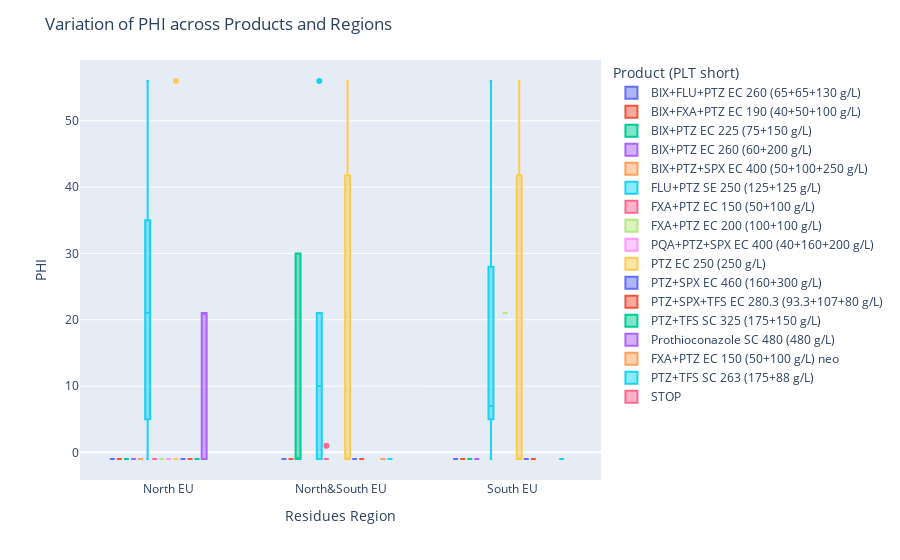

Here is the notebook cell this chart was saved with:
### Code cell
# Create a box plot to visualize the variation of PHI across different products and regions
fig = px.box(critical_values_symp, x='Residues region', y='PHI', color='Product\n(PLT short)')
fig.update_layout(title='Variation of PHI across Products and Regions', xaxis_title='Residues Region', yaxis_title='PHI')
fig.show()

### Figure 1 — Plotly figure (JSON) as saved in the notebook; plotly's stock layout.template omitted (floating-point values rounded to 4 significant figures)
{"data": [{"alignmentgroup": "True", "hovertemplate": "Product\n(PLT short)=BIX+FLU+PTZ EC 260 (65+65+130 g/L)<br>Residues region=%{x}<br>PHI=%{y}<extra></extra>", "legendgroup": "BIX+FLU+PTZ EC 260 (65+65+130 g/L)", "marker": {"color": "#636efa"}, "name": "BIX+FLU+PTZ EC 260 (65+65+130 g/L)", "notched": false, "offsetgroup": "BIX+FLU+PTZ EC 260 (65+65+130 g/L)", "orientation": "v", "showlegend": true, "type": "box", "x": ["North EU", "North EU", "North EU", "North EU", "North EU", "North EU", "North&South EU", "North&South EU", "North&South EU", "North&South EU", "North&South EU", "North&South EU", "South EU", "South EU", "South EU", "South EU", "South EU", "South EU"], "x0": " ", "xaxis": "x", "y": [-1, -1, -1, -1, -1, -1, -1, -1, -1, -1, -1, -1, -1, -1, -1, -1, -1, -1], "y0": " ", "yaxis": "y"}, {"alignmentgroup": "True", "hovertemplate": "Product\n(PLT short)=BIX+FXA+PTZ EC 190 (40+50+100 g/L)<br>Residues region=%{x}<br>PHI=%{y}<extra></extra>", "legendgroup": "BIX+FXA+PTZ EC 190 (40+50+100 g/L)", "marker": {"color": "#EF553B"}, "name": "BIX+FXA+PTZ EC 190 (40+50+100 g/L)", "notched": false, "offsetgroup": "BIX+FXA+PTZ EC 190 (40+50+100 g/L)", "orientation": "v", "showlegend": true, "type": "box", "x": ["North EU", "North EU", "North EU", "North EU", "North EU", "North EU", "North EU", "North&South EU", "North&South EU", "North&South EU", "North&South EU", "North&South EU", "North&South EU", "South EU", "South EU", "South EU", "South EU", "South EU", "South EU"], "x0": " ", "xaxis": "x", "y": [-1, -1, -1, -1, -1, -1, -1, -1, -1, -1, -1, -1, -1, -1, -1, -1, -1, -1, -1], "y0": " ", "yaxis": "y"}, {"alignmentgroup": "True", "hovertemplate": "Product\n(PLT short)=BIX+PTZ EC 225 (75+150 g/L)<br>Residues region=%{x}<br>PHI=%{y}<extra></extra>", "legendgroup": "BIX+PTZ EC 225 (75+150 g/L)", "marker": {"color": "#00cc96"}, "name": "BIX+PTZ EC 225 (75+150 g/L)", "notched": false, "offsetgroup": "BIX+PTZ EC 225 (75+150 g/L)", "orientation": "v", "showlegend": true, "type": "box", "x": ["North EU", "North EU", "North EU", "North EU", "North EU", "North EU", "North EU", "North EU", "North EU", "North EU", "North EU", "North&South EU", "North&South EU", "North&South EU", "North&South EU", "North&South EU", "North&South EU", "North&South EU", "North&South EU", "South EU", "South EU", "South EU", "South EU", "South EU"], "x0": " ", "xaxis": "x", "y": [-1, -1, -1, -1, -1, -1, -1, -1, -1, -1, -1, -1, 30, -1, 30, -1, -1, 30, -1, -1, -1, -1, -1, -1], "y0": " ", "yaxis": "y"}, {"alignmentgroup": "True", "hovertemplate": "Product\n(PLT short)=BIX+PTZ EC 260 (60+200 g/L)<br>Residues region=%{x}<br>PHI=%{y}<extra></extra>", "legendgroup": "BIX+PTZ EC 260 (60+200 g/L)", "marker": {"color": "#ab63fa"}, "name": "BIX+PTZ EC 260 (60+200 g/L)", "notched": false, "offsetgroup": "BIX+PTZ EC 260 (60+200 g/L)", "orientation": "v", "showlegend": true, "type": "box", "x": ["North EU", "North EU", "North EU", "North EU", "North EU", "North EU", "South EU", "South EU", "South EU", "South EU", "South EU"], "x0": " ", "xaxis": "x", "y": [-1, -1, -1, -1, -1, -1, -1, -1, -1, -1, -1], "y0": " ", "yaxis": "y"}, {"alignmentgroup": "True", "hovertemplate": "Product\n(PLT short)=BIX+PTZ+SPX EC 400 (50+100+250 g/L)<br>Residues region=%{x}<br>PHI=%{y}<extra></extra>", "legendgroup": "BIX+PTZ+SPX EC 400 (50+100+250 g/L)", "marker": {"color": "#FFA15A"}, "name": "BIX+PTZ+SPX EC 400 (50+100+250 g/L)", "notched": false, "offsetgroup": "BIX+PTZ+SPX EC 400 (50+100+250 g/L)", "orientation": "v", "showlegend": true, "type": "box", "x": ["North EU", "North EU", "North EU", "North EU", "North EU", "North EU", "North EU"], "x0": " ", "xaxis": "x", "y": [-1, -1, -1, -1, -1, -1, -1], "y0": " ", "yaxis": "y"}, {"alignmentgroup": "True", "hovertemplate": "Product\n(PLT short)=FLU+PTZ SE 250 (125+125 g/L)<br>Residues region=%{x}<br>PHI=%{y}<extra></extra>", "legendgroup": "FLU+PTZ SE 250 (125+125 g/L)", "marker": {"color": "#19d3f3"}, "name": "FLU+PTZ SE 250 (125+125 g/L)", "notched": false, "offsetgroup": "FLU+PTZ SE 250 (125+125 g/L)", "orientation": "v", "showlegend": true, "type": "box", "x": ["North EU", "North EU", "North EU", "North EU", "North EU", "North EU", "North EU", "North EU", "North EU", "North EU", "North EU", "North EU", "North EU", "North EU", "North EU", "North EU", "North EU", "North EU", "North EU", "North EU", "North EU", "North EU", "North EU", "North EU", "North EU", "North EU", "North EU", "North EU", "North EU", "North&South EU", "North&South EU", "North&South EU", "North&South EU", "North&South EU", "North&South EU", "South EU", "South EU", "South EU", "South EU", "South EU", "South EU", "South EU", "South EU", "South EU"], "x0": " ", "xaxis": "x", "y": [35, 35, -1, -1, -1, 14, 28, 7, -1, 56, 35, 7, 35, 56, 21, 21, 56, 28, -1, 35, 7, -1, 56, -1, 28, 21, 35, 21, 35, 21, -1, -1, 21, 56, -1, -1, 7, 7, 21, 56, 7, 28, -1, 28], "y0": " ", "yaxis": "y"}, {"alignmentgroup": "True", "hovertemplate": "Product\n(PLT short)=FXA+PTZ EC 150 (50+100 g/L)<br>Residues region=%{x}<br>PHI=%{y}<extra></extra>", "legendgroup": "FXA+PTZ EC 150 (50+100 g/L)", "marker": {"color": "#FF6692"}, "name": "FXA+PTZ EC 150 (50+100 g/L)", "notched": false, "offsetgroup": "FXA+PTZ EC 150 (50+100 g/L)", "orientation": "v", "showlegend": true, "type": "box", "x": ["North EU", "North EU", "North EU", "North EU", "North EU", "North EU", "North EU", "North&South EU", "North&South EU", "North&South EU", "North&South EU", "North&South EU", "North&South EU", "North&South EU"], "x0": " ", "xaxis": "x", "y": [-1, -1, -1, -1, -1, -1, -1, -1, -1, -1, 1, -1, -1, -1], "y0": " ", "yaxis": "y"}, {"alignmentgroup": "True", "hovertemplate": "Product\n(PLT short)=FXA+PTZ EC 200 (100+100 g/L)<br>Residues region=%{x}<br>PHI=%{y}<extra></extra>", "legendgroup": "FXA+PTZ EC 200 (100+100 g/L)", "marker": {"color": "#B6E880"}, "name": "FXA+PTZ EC 200 (100+100 g/L)", "notched": false, "offsetgroup": "FXA+PTZ EC 200 (100+100 g/L)", "orientation": "v", "showlegend": true, "type": "box", "x": ["North EU", "North EU", "North EU", "North EU", "North EU", "North EU", "North EU", "North EU", "North EU", "South EU"], "x0": " ", "xaxis": "x", "y": [-1, -1, -1, -1, -1, -1, -1, -1, -1, 21], "y0": " ", "yaxis": "y"}, {"alignmentgroup": "True", "hovertemplate": "Product\n(PLT short)=PQA+PTZ+SPX EC 400 (40+160+200 g/L)<br>Residues region=%{x}<br>PHI=%{y}<extra></extra>", "legendgroup": "PQA+PTZ+SPX EC 400 (40+160+200 g/L)", "marker": {"color": "#FF97FF"}, "name": "PQA+PTZ+SPX EC 400 (40+160+200 g/L)", "notched": false, "offsetgroup": "PQA+PTZ+SPX EC 400 (40+160+200 g/L)", "orientation": "v", "showlegend": true, "type": "box", "x": ["North EU", "North EU", "North EU", "North EU", "North EU", "North EU", "North EU"], "x0": " ", "xaxis": "x", "y": [-1, -1, -1, -1, -1, -1, -1], "y0": " ", "yaxis": "y"}, {"alignmentgroup": "True", "hovertemplate": "Product\n(PLT short)=PTZ EC 250 (250 g/L)<br>Residues region=%{x}<br>PHI=%{y}<extra></extra>", "legendgroup": "PTZ EC 250 (250 g/L)", "marker": {"color": "#FECB52"}, "name": "PTZ EC 250 (250 g/L)", "notched": false, "offsetgroup": "PTZ EC 250 (250 g/L)", "orientation": "v", "showlegend": true, "type": "box", "x": ["North EU", "North EU", "North EU", "North EU", "North EU", "North EU", "North EU", "North EU", "North&South EU", "North&South EU", "North&South EU", "North&South EU", "North&South EU", "North&South EU", "North&South EU", "South EU", "South EU", "South EU", "South EU", "South EU", "South EU", "South EU"], "x0": " ", "xaxis": "x", "y": [-1, -1, 56, -1, -1, -1, -1, -1, -1, 56, -1, 56, -1, -1, -1, -1, 56, -1, 56, -1, -1, -1], "y0": " ", "yaxis": "y"}, {"alignmentgroup": "True", "hovertemplate": "Product\n(PLT short)=PTZ+SPX EC 460 (160+300 g/L)<br>Residues region=%{x}<br>PHI=%{y}<extra></extra>", "legendgroup": "PTZ+SPX EC 460 (160+300 g/L)", "marker": {"color": "#636efa"}, "name": "PTZ+SPX EC 460 (160+300 g/L)", "notched": false, "offsetgroup": "PTZ+SPX EC 460 (160+300 g/L)", "orientation": "v", "showlegend": true, "type": "box", "x": ["North EU", "North EU", "North EU", "North EU", "North EU", "North EU", "North EU", "North EU", "North&South EU", "North&South EU", "North&South EU", "North&South EU", "North&South EU", "North&South EU", "South EU", "South EU", "South EU", "South EU", "South EU", "South EU", "South EU", "South EU"], "x0": " ", "xaxis": "x", "y": [-1, -1, -1, -1, -1, -1, -1, -1, -1, -1, -1, -1, -1, -1, -1, -1, -1, -1, -1, -1, -1, -1], "y0": " ", "yaxis": "y"}, {"alignmentgroup": "True", "hovertemplate": "Product\n(PLT short)=PTZ+SPX+TFS EC 280.3 (93.3+107+80 g/L)<br>Residues region=%{x}<br>PHI=%{y}<extra></extra>", "legendgroup": "PTZ+SPX+TFS EC 280.3 (93.3+107+80 g/L)", "marker": {"color": "#EF553B"}, "name": "PTZ+SPX+TFS EC 280.3 (93.3+107+80 g/L)", "notched": false, "offsetgroup": "PTZ+SPX+TFS EC 280.3 (93.3+107+80 g/L)", "orientation": "v", "showlegend": true, "type": "box", "x": ["North EU", "North EU", "North EU", "North EU", "North EU", "North EU", "North EU", "North&South EU", "North&South EU", "North&South EU", "North&South EU", "North&South EU", "South EU", "South EU", "South EU", "South EU", "South EU", "South EU", "South EU"], "x0": " ", "xaxis": "x", "y": [-1, -1, -1, -1, -1, -1, -1, -1, -1, -1, -1, -1, -1, -1, -1, -1, -1, -1, -1], "y0": " ", "yaxis": "y"}, {"alignmentgroup": "True", "hovertemplate": "Product\n(PLT short)=PTZ+TFS SC 325 (175+150 g/L)<br>Residues region=%{x}<br>PHI=%{y}<extra></extra>", "legendgroup": "PTZ+TFS SC 325 (175+150 g/L)", "marker": {"color": "#00cc96"}, "name": "PTZ+TFS SC 325 (175+150 g/L)", "notched": false, "offsetgroup": "PTZ+TFS SC 325 (175+150 g/L)", "orientation": "v", "showlegend": true, "type": "box", "x": ["North EU", "North EU", "North EU", "North EU", "North EU", "North EU"], "x0": " ", "xaxis": "x", "y": [-1, -1, -1, -1, -1, -1], "y0": " ", "yaxis": "y"}, {"alignmentgroup": "True", "hovertemplate": "Product\n(PLT short)=Prothioconazole SC 480 (480 g/L)<br>Residues region=%{x}<br>PHI=%{y}<extra></extra>", "legendgroup": "Prothioconazole SC 480 (480 g/L)", "marker": {"color": "#ab63fa"}, "name": "Prothioconazole SC 480 (480 g/L)", "notched": false, "offsetgroup": "Prothioconazole SC 480 (480 g/L)", "orientation": "v", "showlegend": true, "type": "box", "x": ["North EU", "North EU", "North EU", "North EU", "North EU", "North EU", "North EU", "North EU", "North EU", "North EU", "North EU", "North EU", "North EU", "North EU", "North EU", "North EU", "North EU", "North EU", "North EU", "North EU", "North EU", "North EU", "North EU", "North EU", "North EU", "North EU", "North EU", "North EU", "North EU", "North EU", "North EU"], "x0": " ", "xaxis": "x", "y": [21, 21, 21, 21, 21, 21, 21, 21, 21, 21, -1, -1, -1, -1, -1, -1, -1, -1, 21, -1, 21, -1, -1, 21, 21, 21, 21, -1, 21, 21, 21], "y0": " ", "yaxis": "y"}, {"alignmentgroup": "True", "hovertemplate": "Product\n(PLT short)=FXA+PTZ EC 150 (50+100 g/L) neo<br>Residues region=%{x}<br>PHI=%{y}<extra></extra>", "legendgroup": "FXA+PTZ EC 150 (50+100 g/L) neo", "marker": {"color": "#FFA15A"}, "name": "FXA+PTZ EC 150 (50+100 g/L) neo", "notched": false, "offsetgroup": "FXA+PTZ EC 150 (50+100 g/L) neo", "orientation": "v", "showlegend": true, "type": "box", "x": ["North&South EU", "North&South EU", "North&South EU", "North&South EU", "North&South EU"], "x0": " ", "xaxis": "x", "y": [-1, -1, -1, -1, -1], "y0": " ", "yaxis": "y"}, {"alignmentgroup": "True", "hovertemplate": "Product\n(PLT short)=PTZ+TFS SC 263 (175+88 g/L)<br>Residues region=%{x}<br>PHI=%{y}<extra></extra>", "legendgroup": "PTZ+TFS SC 263 (175+88 g/L)", "marker": {"color": "#19d3f3"}, "name": "PTZ+TFS SC 263 (175+88 g/L)", "notched": false, "offsetgroup": "PTZ+TFS SC 263 (175+88 g/L)", "orientation": "v", "showlegend": true, "type": "box", "x": ["North&South EU", "North&South EU", "North&South EU", "North&South EU", "South EU", "South EU", "South EU", "South EU"], "x0": " ", "xaxis": "x", "y": [-1, -1, -1, -1, -1, -1, -1, -1], "y0": " ", "yaxis": "y"}, {"alignmentgroup": "True", "hovertemplate": "Product\n(PLT short)=STOP<br>Residues region=%{x}<br>PHI=%{y}<extra></extra>", "legendgroup": "STOP", "marker": {"color": "#FF6692"}, "name": "STOP", "notched": false, "offsetgroup": "STOP", "orientation": "v", "showlegend": true, "type": "box", "x": ["STOP"], "x0": " ", "xaxis": "x", "y": ["STOP"], "y0": " ", "yaxis": "y"}], "layout": {"boxmode": "group", "legend": {"title": {"text": "Product\n(PLT short)"}, "tracegroupgap": 0}, "margin": {"t": 60}, "title": {"text": "Variation of PHI across Products and Regions"}, "xaxis": {"anchor": "y", "domain": [0, 1], "title": {"text": "Residues Region"}}, "yaxis": {"anchor": "x", "domain": [0, 1], "title": {"text": "PHI"}}}}
